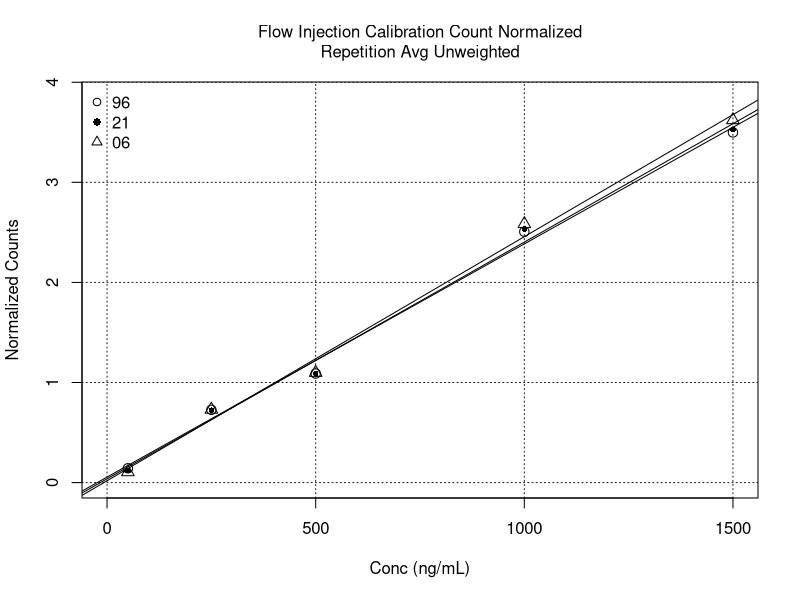

R code for this plot:
# Flow Injection Calibration Count Normalized.R
#   User functions called: none
# Author: Fred Lytle
# Last edit: 10/07/2022
rm(list=ls())

# user supplied input
# the choice 'var' was not provided due to the complex propagation of variance
weighted <- 'none' # choice: 'none','1/x^2'

# data from flow_injection_full_trace_count.R (analyte and d5 transitions)
# Note: the avg-values are the average of three replicate normalized areas
conc <- c(50,250,500,1000,1500)
cnt96 <- array(0,dim=c(5,3))
cnt96[1,] <- c(605.5654,628.3371,638.8646)
cnt96[2,] <- c(3421.948,3563.712,3483.479)
cnt96[3,] <- c(5808.893,5800.343,5778.538)
cnt96[4,] <- c(11111.19,11209.63,11157.13)
cnt96[5,] <- c(16854.14,17174.74,17141.65)
cnt21 <- array(0,dim=c(5,3))
cnt21[1,] <- c(423.2859,443.3473,479.8026)
cnt21[2,] <- c(2841.984,2889.159,2943.447)
cnt21[3,] <- c(5007.415,4912.19,4920.086)
cnt21[4,] <- c(9682.554,9607.409,9641.513)
cnt21[5,] <- c(14442.89,14382.85,14425.12)
cnt06 <- array(0,dim=c(5,3))
cnt06[1,] <- c(267.3793,270.0425,265.5031)
cnt06[2,] <- c(1976.812,1988.801,1957.7)
cnt06[3,] <- c(3482.651,3421.657,3397.698)
cnt06[4,] <- c(6723.141,6685.046,6745.082)
cnt06[5,] <- c(9999.039,10050.11,10015.25)
d5cnt96 <- array(0,dim=c(5,3))
d5cnt96[1,] <- c(4395.558,4338.362,4364.04)
d5cnt96[2,] <- c(4668.804,4799.309,4932.795)
d5cnt96[3,] <- c(5305.706,5339.085,5313.657)
d5cnt96[4,] <- c(4436.002,4468.299,4451.164)
d5cnt96[5,] <- c(4789.939,4917.66,4918.077)
d5cnt21 <- array(0,dim=c(5,3))
d5cnt21[1,] <- c(3767.759,3722.452,3745.445)
d5cnt21[2,] <- c(3965.597,3989.183,4035.208)
d5cnt21[3,] <- c(4599.987,4488.264,4516.226)
d5cnt21[4,] <- c(3823.872,3829.372,3763.283)
d5cnt21[5,] <- c(4095.432,4080.977,4084.486)
d5cnt06 <- array(0,dim=c(5,3))
d5cnt06[1,] <- c(2541.072,2538.228,2545.206)
d5cnt06[2,] <- c(2715.948,2705.503,2691.843)
d5cnt06[3,] <- c(3166.493,3103.469,3111.473)
d5cnt06[4,] <- c(2621.811,2589.387,2586.788)
d5cnt06[5,] <- c(2768.959,2759.994,2770.034)
norm96 <- cnt96/d5cnt96
norm21 <- cnt21/d5cnt21
norm06 <- cnt06/d5cnt06
avg96 <- rowMeans(norm96)
avg21 <- rowMeans(norm21)
avg06 <- rowMeans(norm06)

# calculate the least-squares weights
if(weighted == 'none'){weights <- rep(1,length(conc))}else{weights <- 1/conc^2}

# generate the main graph
title <- paste0('Flow Injection Calibration Count Normalized\nRepetition Avg')
if(weighted=='1/x^2'){title <- paste0(title,' (1/x)^2 Weighted')
}else{title <- paste0(title,' Unweighted')}
plot(conc,avg96,xlim=c(0,1500),ylim=c(0,1.1*max(avg96)),
     xlab='Conc (ng/mL)',ylab='Normalized Counts',cex=1.25,
     main=title,font.main=1,cex.main=1)
grid(col='gray10')
points(conc,avg21,pch=16,cex=0.75)
points(conc,avg06,pch=2,cex=1.25)
legend('topleft',c('96','21','06'),pch=c(1,16,2),bty='n')

fit96 <- lm(avg96 ~ conc,weights=weights)
coeff96 <- summary(fit96)$coef
covar96 <- summary(fit96)$cov.unscaled[1,2]*summary(fit96)$sigma^2
fit21 <- lm(avg21 ~ conc,weights=weights)
coeff21 <- summary(fit21)$coef
covar21 <- summary(fit21)$cov.unscaled[1,2]*summary(fit21)$sigma^2
fit06 <- lm(avg06 ~ conc,weights=weights)
coeff06 <- summary(fit06)$coef
covar06 <- summary(fit06)$cov.unscaled[1,2]*summary(fit06)$sigma^2
abline(fit96)
abline(fit21)
abline(fit06)

{
  cat('\n',title,
      '\nDwell Time:\t\tValue;\t  Error;\tCV;\tCovar',
      '\n\t96 Intercept:\t',coeff96[1,1],coeff96[1,2],coeff96[1,2]/coeff96[1,1],covar96,
      '\n\t96 Slope:\t',coeff96[2,1],coeff96[2,2],coeff96[2,2]/coeff96[2,1],
      '\n\t21Intercept:\t',coeff21[1,1],coeff21[1,2],coeff21[1,2]/coeff21[1,1],covar21,
      '\n\t21Slope:\t',coeff21[2,1],coeff21[2,2],coeff21[2,2]/coeff21[2,1],
      '\n\t06Intercept:\t',coeff06[1,1],coeff06[1,2],coeff06[1,2]/coeff06[1,1],covar06,
      '\n\t06Slope:\t',coeff06[2,1],coeff06[2,2],coeff06[2,2]/coeff06[2,1]
  )
  
  cat('\n\nCount Slope Ratios:\t',
      c(coeff96[2,1],coeff21[2,1],coeff06[2,1])/coeff96[2,1])
  
}
